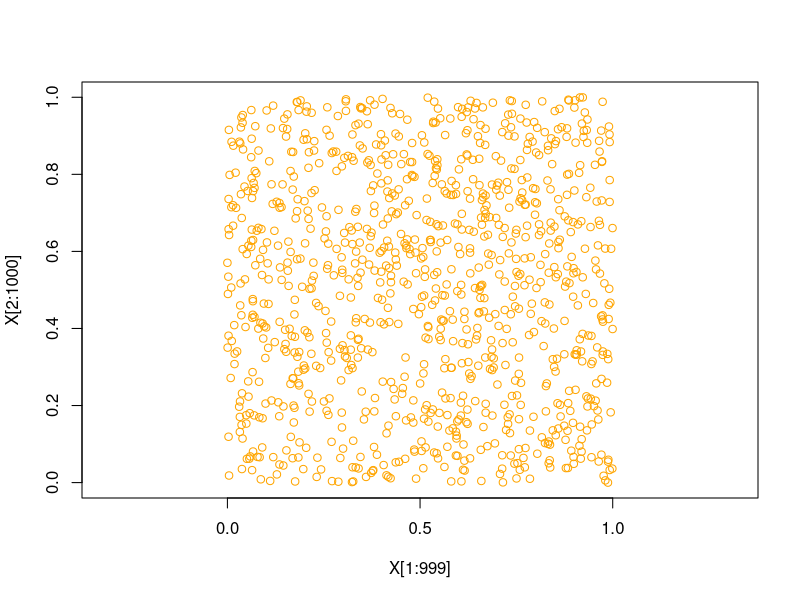
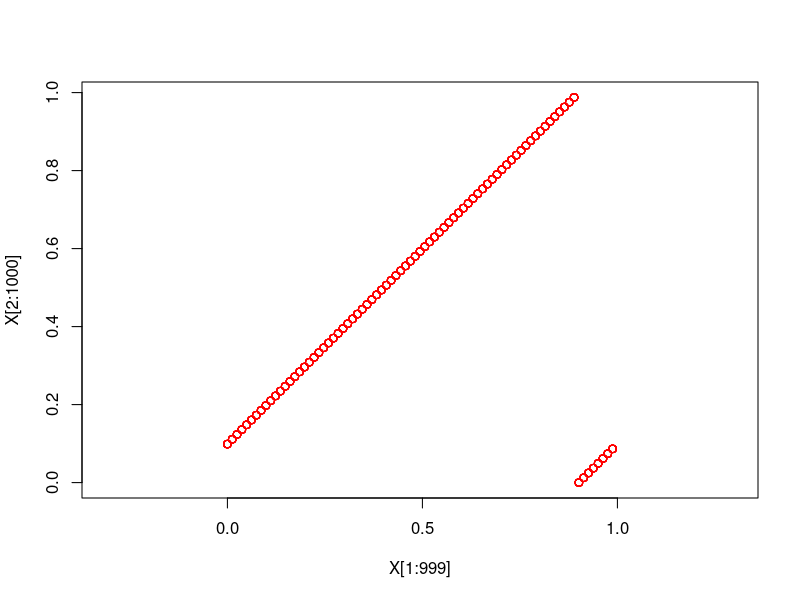
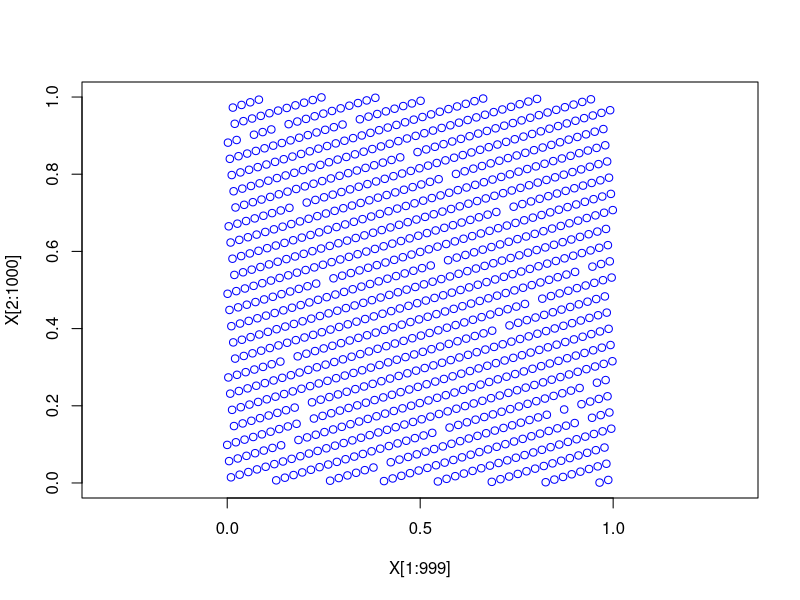
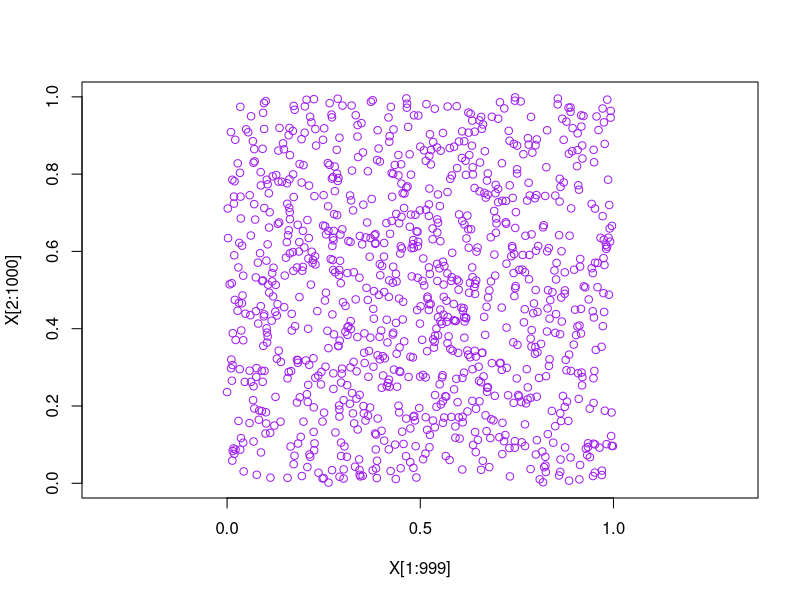
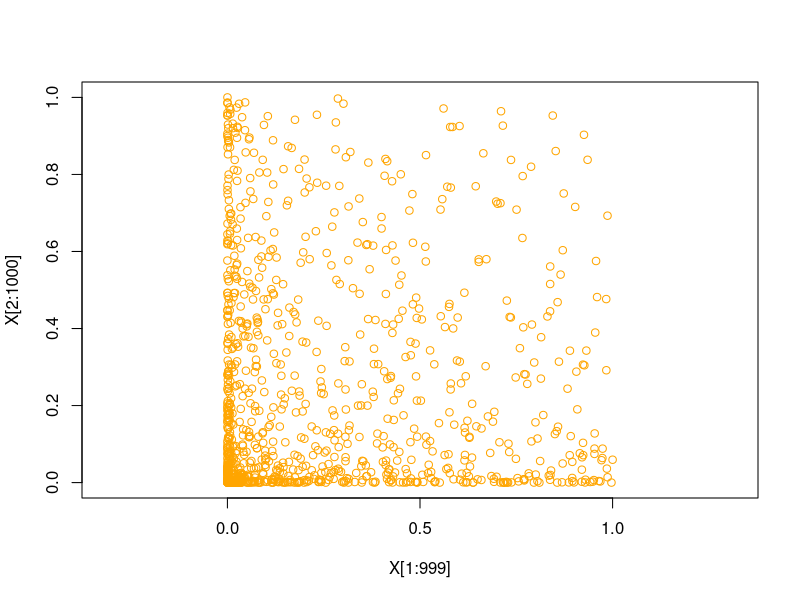

R code for these plots, in order:
## ---- chunk 1
knitr::opts_chunk$set(fig.width=12, fig.height=8, fig.path='Figs/', warning=FALSE, message=FALSE)
knitr::opts_chunk$set(comment=NA)
## ---- chunk 2
X = runif(1000)
plot(X[1:999], X[2:1000], asp=1, col="orange")
## ---- chunk 3
lcg = function(n, slope, intercept, mod, seed=0) {
  output = seed
  for (i in 1:n) {
    x = (slope*seed + intercept) %% mod
    output = c(output, x)
    seed = x
  }
  output/mod;
}
## ---- chunk 4
slope = 1
intercept = 8
mod = 81
seed = 0
X = lcg(1000, slope, intercept, mod, seed)
plot(X[1:999], X[2:1000], asp=1, col="red")
## ---- chunk 5
slope = 401
intercept = 101
mod = 1024
X = lcg(1000, slope, intercept, mod)
plot(X[1:999], X[2:1000], asp=1, col="blue")
## ---- chunk 6
slope = 1664525
intercept = 1013904223
mod = 2^32
X = lcg(1000, slope, intercept, mod)
plot(X[1:999], X[2:1000], asp=1, col="purple")
## ---- chunk 7
X = runif(1000)^3
plot(X[1:999], X[2:1000], asp=1, col="orange")
